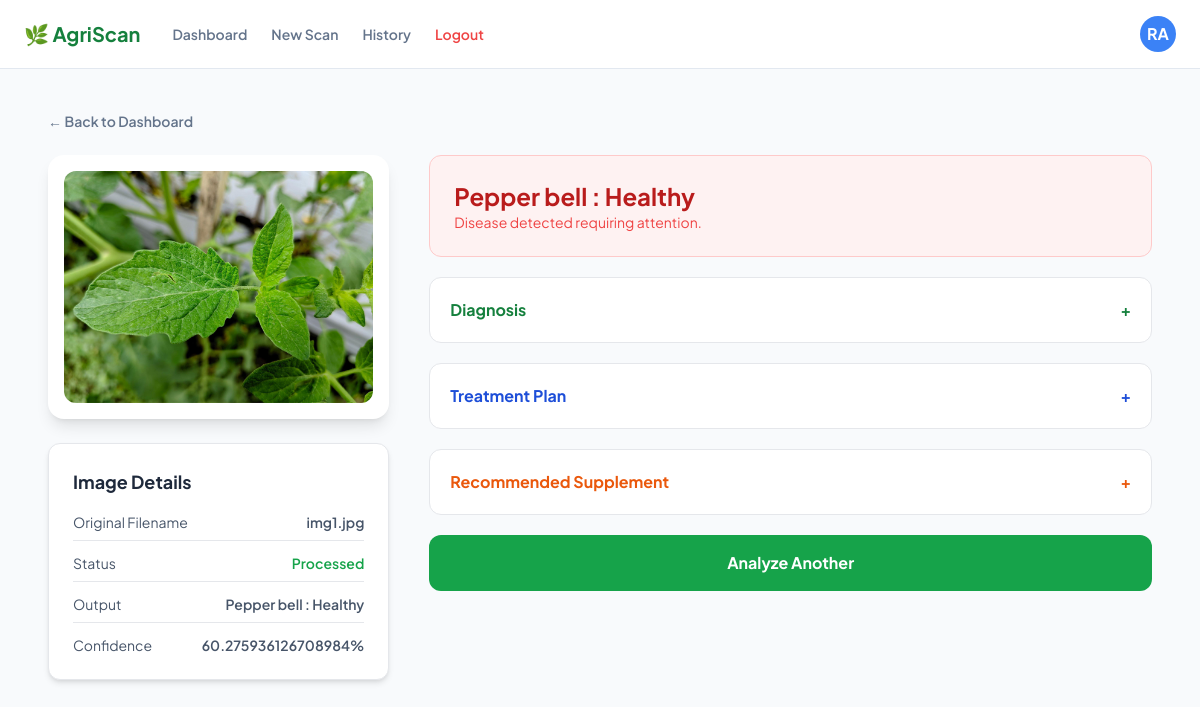
/result/5 (signed in), run on the app's committed database.
### models.py (models this page shows)
class Scan(db.Model):
    id = db.Column(db.Integer, primary_key=True)
    disease_name = db.Column(db.String(200))
    description = db.Column(db.Text)
    prevention = db.Column(db.Text)
    supplement_name = db.Column(db.String(200))
    supplement_link = db.Column(db.String(500))
    supplement_image = db.Column(db.String(200))
    confidence = db.Column(db.Float)
    image_file = db.Column(db.String(200))
    date_scanned = db.Column(db.DateTime, default=datetime.utcnow)
    user_id = db.Column(db.Integer, db.ForeignKey('user.id'))

### app.py (the view)
@app.route('/result/<int:id>')
@login_required
def result(id):
    scan = Scan.query.get_or_404(id)
    return render_template('result.html', scan=scan)

### app.py (called while the page is built)
@login_manager.user_loader
def load_user(user_id):
    return User.query.get(int(user_id))

### templates/result.html (shortened to what this page needs)
<!DOCTYPE html>
<html lang="en">
<head>
<script src="https://cdn.tailwindcss.com"></script>
</head>
<body class="bg-slate-50 text-slate-900">
<nav class="bg-white border-b border-slate-200 px-6 py-4 flex items-center justify-between">
<div class="flex items-center gap-8">
<span class="text-xl font-bold text-green-700">🌿 AgriScan</span>
<div class="hidden md:flex items-center gap-6">
<a href="{{ url_for('dashboard') }}" class="text-sm font-semibold text-slate-500 hover:text-green-600">Dashboard</a>
<a href="{{ url_for('upload') }}" class="text-sm font-semibold text-slate-500 hover:text-green-600">New Scan</a>
<a href="{{ url_for('history') }}" class="text-sm font-semibold text-slate-500 hover:text-green-600">History</a>
<a href="{{ url_for('logout') }}" class="text-sm font-semibold text-red-500 hover:text-red-700">Logout</a>
</div>
</div>
<div class="w-9 h-9 bg-blue-500 text-white rounded-full flex items-center justify-center font-bold">
RA
</div>
</nav>
<main class="max-w-6xl mx-auto px-6 py-10">
<a href="{{ url_for('dashboard') }}" class="text-sm text-slate-500 font-semibold mb-6 inline-block">
← Back to Dashboard
</a>
<div class="grid md:grid-cols-3 gap-10">
<div class="md:col-span-1">
<div class="bg-white p-4 rounded-2xl shadow-lg">
<img src="{{ url_for('static', filename='uploads/' + scan.image_file) }}"
class="rounded-xl w-full">
</div>
<div class="bg-white rounded-xl shadow-md p-6 mt-6 border">
<h3 class="font-bold text-lg mb-4 text-slate-800">
Image Details
</h3>
<div class="space-y-3 text-sm text-slate-600">
<div class="flex justify-between border-b pb-2">
<span>Original Filename</span>
<span class="font-semibold">{{ scan.image_file }}</span>
</div>
<div class="flex justify-between border-b pb-2">
<span>Status</span>
<span class="font-semibold text-green-600">Processed</span>
</div>
<div class="flex justify-between border-b pb-2">
<span>Output</span>
<span class="font-semibold">{{ scan.disease_name }}</span>
</div>
<div class="flex justify-between">
<span>Confidence</span>
<span class="font-semibold">{{ scan.confidence }}%</span>
</div>
</div>
</div>
</div>
<div class="md:col-span-2 space-y-5">
<div class="bg-red-50 border border-red-200 rounded-xl p-6">
<h2 class="text-2xl font-bold text-red-700">
{{ scan.disease_name }}
</h2>
<p class="text-red-500 text-sm">
Disease detected requiring attention.
</p>
</div>
<div class="bg-white border rounded-xl">
<button onclick="toggleSection('diagnosis')"
class="w-full text-left p-5 font-bold text-green-700 flex justify-between">
Diagnosis <span>+</span>
</button>
</div>
<div class="bg-white border rounded-xl">
<button onclick="toggleSection('treatment')"
class="w-full text-left p-5 font-bold text-blue-700 flex justify-between">
Treatment Plan <span>+</span>
</button>
</div>
<div class="bg-white border rounded-xl">
<button onclick="toggleSection('supplement')"
class="w-full text-left p-5 font-bold text-orange-600 flex justify-between">
Recommended Supplement <span>+</span>
</button>
</div>
<a href="{{ url_for('upload') }}"
class="block text-center bg-green-600 text-white py-4 rounded-xl font-bold hover:bg-green-700">
Analyze Another
</a>
</div>
</div>
</main>
</body>
</html>

### templates/result.html (style rules this page uses)
body { font-family:'Plus Jakarta Sans',sans-serif; }

### data on the page
Scan: image_file (picture), image_file "img1.jpg", disease_name "Pepper bell : Healthy", confidence "60.275936126708984"
